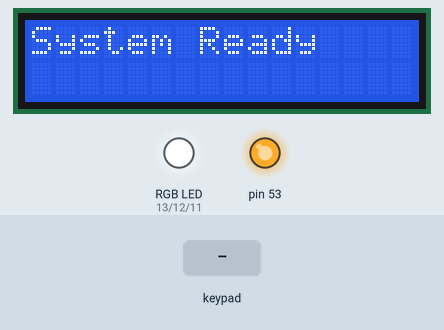
The sketch below on a simulated Arduino Mega 2560, built with avr-gcc and run on an emulated ATmega2560. On the bench: 16×2 character LCD, an RGB LED mixed from three pins (HIGH = lit), output pins drawn as LEDs (lit = HIGH). Inputs (shaded band) come from the test bench. Pins used as bus, display or sensor lines are not drawn; what the sketch prints to the serial monitor is not drawn.

Above: at 1.7 s.
1.8 s: keypad keys 3 1 2 9 2 7 2 5 A pressed 0.4 s apart
At 6.3 s:
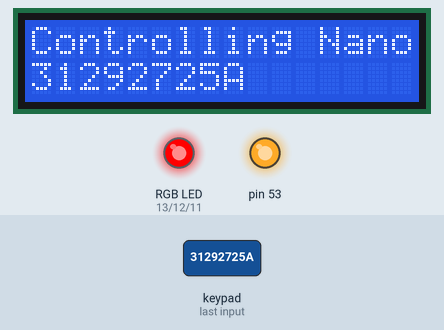
6.9 s: key 'B' pressed
At 7.7 s:
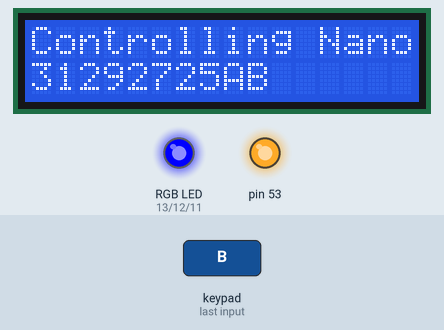
8.4 s: key 'C' pressed
At 9.1 s:
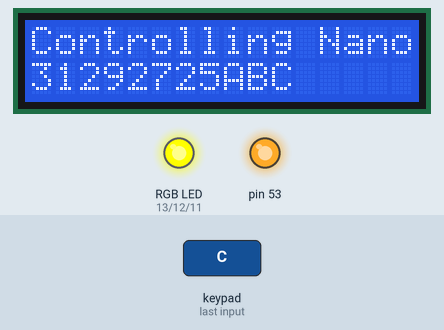
9.9 s: keypad keys 3 1 2 9 2 7 2 5 # pressed 0.4 s apart
At 13.5 s:
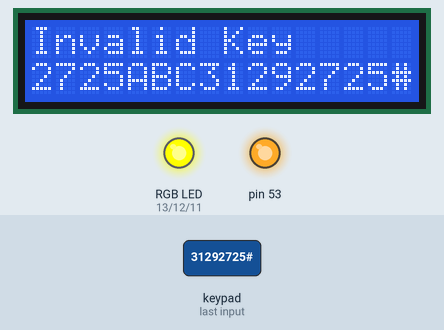
15.0 s: keypad keys 3 1 2 9 2 7 2 5 * pressed 0.4 s apart
At 18.6 s:
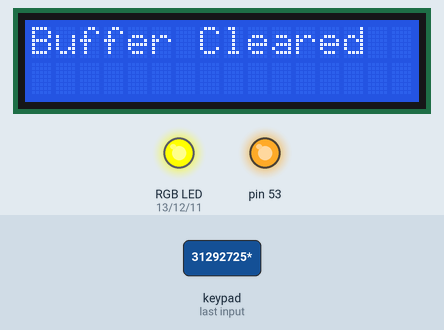
20.1 s: key 'D' pressed
At 20.6 s:
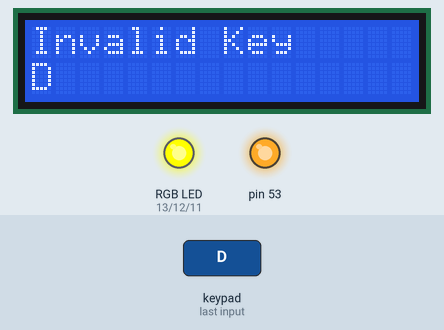
Timing chart, 0 to 22.6 s (numbered marks = the images above; inputs shaded):
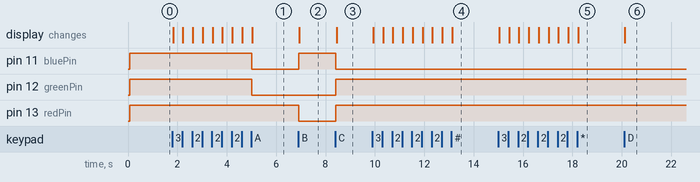

Measured:
- after the input at 1.8 s, pin 11 (bluePin), pin 12 (greenPin): HIGH → LOW after 3.2 s; the display: first changes at once (image 1 shows a later state)
- after the input at 6.9 s, pin 11 (bluePin): LOW → HIGH at once; pin 13 (redPin): HIGH → LOW at once; the display: changes at once (image 2)
- after the input at 8.4 s, pin 11 (bluePin): HIGH → LOW at once; pin 12 (greenPin), pin 13 (redPin): LOW → HIGH at once; the display: changes after 0.05 s (image 3)
- after the input at 9.9 s, the display: first changes at once (image 4 shows a later state)
- after the input at 15.0 s, the display: first changes at once (image 5 shows a later state)
- after the input at 20.1 s, the display: changes at once (image 6)

The sketch:

megaSPI3.ino
```cpp
#include <Keypad.h>
#include <SPI.h>
#include <LiquidCrystal_I2C.h>

// Keypad Configuration
const byte ROWS = 4;
const byte COLS = 4;
char keys[ROWS][COLS] = {
  {'1','2','3','A'},
  {'4','5','6','B'},
  {'7','8','9','C'},
  {'*','0','#','D'}
};
byte rowPins[ROWS] = {31, 29, 27, 25};
byte colPins[COLS] = {39, 37, 35, 33};

Keypad keypad = Keypad(makeKeymap(keys), rowPins, colPins, ROWS, COLS);

// Define Slave Select (SS) Pins for each Nano
#define SS_NANO1 40
#define SS_NANO2 41
#define SS_NANO3 42

// Define RGB LED Pins
int redPin = 13;
int greenPin = 12;
int bluePin = 11;

// LCD Configuration
LiquidCrystal_I2C lcd(0x3F, 16, 2);

volatile bool ledStateNano1 = LOW;
volatile bool ledStateNano2 = LOW;
volatile bool ledStateNano3 = LOW;

// Buffer to store key sequence
char keyBuffer[17];  // 16 characters + null terminator
int bufferIndex = 0;

void setup() {
  Serial.begin(9600);
  SPI.begin();

  pinMode(SS_NANO1, OUTPUT);
  pinMode(SS_NANO2, OUTPUT);
  pinMode(SS_NANO3, OUTPUT);
  digitalWrite(SS_NANO1, HIGH);
  digitalWrite(SS_NANO2, HIGH);
  digitalWrite(SS_NANO3, HIGH);

  pinMode(redPin, OUTPUT);
  pinMode(greenPin, OUTPUT);
  pinMode(bluePin, OUTPUT);

  lcd.init();
  lcd.clear();
  lcd.backlight();
  lcd.setCursor(0, 0);
  lcd.print("System Ready");

  digitalWrite(redPin, HIGH);
  digitalWrite(greenPin, HIGH);
  digitalWrite(bluePin, HIGH);
  delay(500);

  // Initialize key buffer
  memset(keyBuffer, 0, sizeof(keyBuffer));

  Serial.println("Setup complete.");
}

void loop() {
  char key = keypad.getKey();

  if (key) {
    Serial.print("Key Pressed: ");
    Serial.println(key);
    handleKey(key);

    // Update and display the key buffer, excluding '*'
    if (key != '*') {
      updateBuffer(key);
    }
  }
}

void handleKey(char key) {
  lcd.clear();
  switch (key) {
    case 'A':
      ledStateNano1 = !ledStateNano1;
      controlNanoLED(SS_NANO1, ledStateNano1);
      flashColor(redPin, greenPin, bluePin, HIGH, LOW, LOW);
      lcd.setCursor(0, 0);
      lcd.print("Controlling Nano 1");
      break;

    case 'B':
      ledStateNano2 = !ledStateNano2;
      controlNanoLED(SS_NANO2, ledStateNano2);
      flashColor(redPin, greenPin, bluePin, LOW, LOW, HIGH);
      lcd.setCursor(0, 0);
      lcd.print("Controlling Nano 2");
      break;

    case 'C':
      ledStateNano3 = !ledStateNano3;
      controlNanoLED(SS_NANO3, ledStateNano3);
      flashColor(redPin, greenPin, bluePin, HIGH, HIGH, LOW);
      lcd.setCursor(0, 0);
      lcd.print("Controlling Nano 3");
      break;

    case '*':
      lcd.setCursor(0, 0);
      lcd.print("Buffer Cleared");
      Serial.println("Buffer Cleared");
      clearBuffer();  // Clear the buffer when '*' is pressed
      break;

    default:
      lcd.setCursor(0, 0);
      lcd.print("Invalid Key");
      break;
  }
}

void updateBuffer(char key) {
  if (bufferIndex < 16) {
    keyBuffer[bufferIndex++] = key;
    keyBuffer[bufferIndex] = '\0';  // Null-terminate the string
  } else {
    // Shift the buffer left if it's full
    for (int i = 1; i < 16; i++) {
      keyBuffer[i-1] = keyBuffer[i];
    }
    keyBuffer[15] = key;
  }
  lcd.setCursor(0, 1);  // Set cursor to second line
  lcd.print(keyBuffer); // Display buffer
}

void clearBuffer() {
  memset(keyBuffer, 0, sizeof(keyBuffer)); // Clear buffer content
  bufferIndex = 0;  // Reset index
  lcd.setCursor(0, 1);
  lcd.print("                "); // Clear the second line on the LCD
}

void controlNanoLED(int ssPin, int ledState) {
  digitalWrite(ssPin, LOW);
  SPI.transfer(ledState);
  digitalWrite(ssPin, HIGH);

  Serial.print("Control LED on Nano with SS Pin ");
  Serial.print(ssPin);
  Serial.print(". LED state set to: ");
  Serial.println(ledState ? "ON" : "OFF");
}

void flashColor(int redPin, int greenPin, int bluePin, int redState, int greenState, int blueState) {
  digitalWrite(redPin, redState);
  digitalWrite(greenPin, greenState);
  digitalWrite(bluePin, blueState);
}
```
